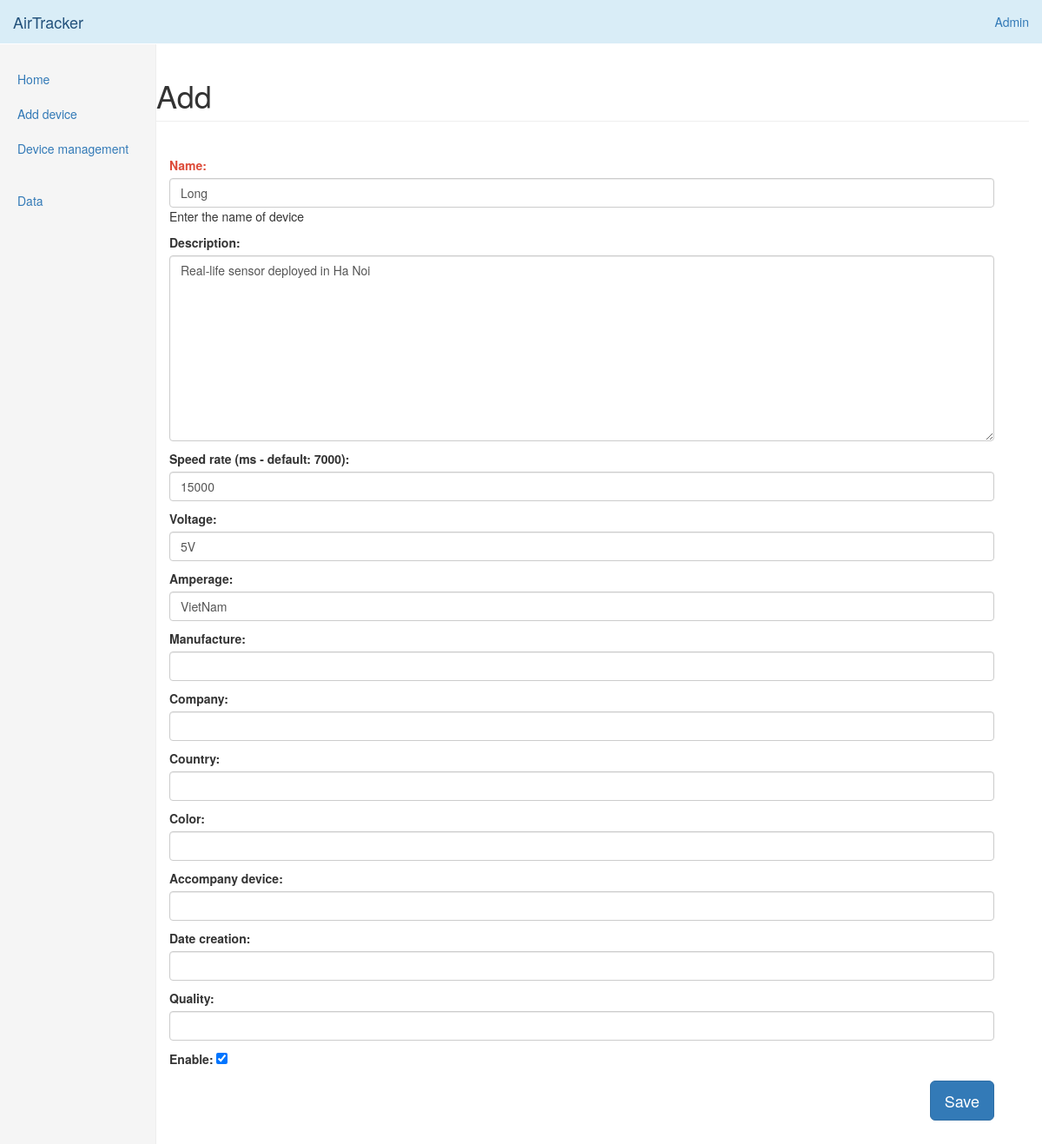
Screenshot of /en/device/edit/12/ (signed in) with the database file from the repository.
### devices/models.py (models this page shows, shortened)
class Device(models.Model):
    name = models.CharField(_('Name'), max_length=60, help_text=_('Enter the name of device'))
    field_1 = models.CharField(_('Speed rate (ms - default: 7000)'), max_length=20, null=True, blank=True)
    field_id_1 = models.CharField(_('Field ID 1'), max_length=30, null=True, blank=True)
    field_2 = models.CharField(_('Voltage'), max_length=20, null=True, blank=True)
    field_id_2 = models.CharField(_('Field ID 2'), max_length=30, null=True, blank=True)
    field_3 = models.CharField(_('Amperage'), max_length=20, null=True, blank=True)
    field_id_3 = models.CharField(_('Field ID 3'), max_length=30, null=True, blank=True)
    field_4 = models.CharField(_('Manufacture'), max_length=20, null=True, blank=True)
    field_id_4 = models.CharField(_('Field ID 4'), max_length=30, null=True, blank=True)
    field_5 = models.CharField(_('Company'), max_length=20, null=True, blank=True)
    field_id_5 = models.CharField(_('Field ID 5'), max_length=30, null=True, blank=True)
    field_6 = models.CharField(_('Country'), max_length=20, null=True, blank=True)
    field_id_6 = models.CharField(_('Field ID 6'), max_length=30, null=True, blank=True)
    field_7 = models.CharField(_('Color'), max_length=20, null=True, blank=True)
    field_id_7 = models.CharField(_('Field ID 7'), max_length=30, null=True, blank=True)
    field_8 = models.CharField(_('Accompany device'), max_length=20, null=True, blank=True)
    field_id_8 = models.CharField(_('Field ID 8'), max_length=30, null=True, blank=True)
    field_9 = models.CharField(_('Date creation'), max_length=20, null=True, blank=True)
    field_id_9 = models.CharField(_('Field ID 9'), max_length=30, null=True, blank=True)
    field_10 = models.CharField(_('Quality'), max_length=20, null=True, blank=True)
    field_id_10 = models.CharField(_('Field ID 10'), max_length=30, null=True, blank=True)
    api_key = models.CharField(_('Api key'), max_length=200)  # api key
    description = models.TextField(_('Description'), blank=True, max_length=255)
    enable = models.BooleanField(_('Enable'), default=True)
    remote_address = models.CharField(_('Ip adress'), max_length=255)
    pub_date = models.DateTimeField(_('Date'), auto_now=True)
    class Meta:
        ordering = ['-pub_date']

### devices/views.py (the view, shortened to what this page needs)
# urls.py: path('device/edit/<str:id>/', devices.device_edit, name='device_edit'),
@login_required(login_url=LOGIN_URL)
def device_edit(request, id):
    val = get_object_or_404(Device, id=id)
    form = DeviceForm(request.POST or None, request.FILES or None, instance=val)
    return render(request, "back/add.html", locals())

### devices/forms.py
class DeviceForm(ModelForm):
    required_css_class = 'required'
    class Meta:
        model = Device
        fields = [
            'name',
            'description',
            'field_1',
            'field_2',
            'field_3',
            'field_4',
            'field_5',
            'field_6',
            'field_7',
            'field_8',
            'field_9',
            'field_10',
            'enable',
        ]
    def __init__(self, *args, **kwargs):
        super(DeviceForm, self).__init__(*args, **kwargs)
        for i in self.fields:
            if i not in ['enable']:
                self.fields[i].widget.attrs['class'] = 'form-control'

### devices/templatetags/custom_tags.py (called while the page is built)
@register.simple_tag
def version():
    try:
        return time.strftime('%m%d%Y/%u', time.gmtime(os.path.getmtime('.git/')))
    except:
        return 0

@register.simple_tag
def website_name():
    return WEBSITE_NAME

### templates/back/add.html (shortened to what this page needs)
{% extends "back/base.html" %}
{% load static %}
{% load custom_tags %}
{% load i18n %}
{% block website_name %}{% trans 'Add' %}{% endblock %}
{% block content %}
<div class="col-xs-12 col-sm-12 placeholder">
    <form action="" method="post"> {% csrf_token %}
        {{ form.as_p }}
        <div class="box-footer">
            <button type="submit" class="btn btn-lg btn-primary pull-right">{% trans 'Save' %}</button>
        </div>
    </form>
</div>
{% endblock %}

### static/back/dashboard/dashboard.css (style rules this page uses)
body { padding-top: 50px; }
.placeholder { margin-bottom: 20px; }

### static/back/dashboard/sticky-footer.css (style rules this page uses)
html { position: relative; min-height: 100%; }
body { margin-bottom: 60px; }

### templates/back/base.html (style rules this page uses)
label.required { color: #dd4b39; }

### rows the page displays
Device: name "Long", description "Real-life sensor deployed in Ha Noi", field_1 "15000", field_2 "5V", field_3 "VietNam", enable "☑"
